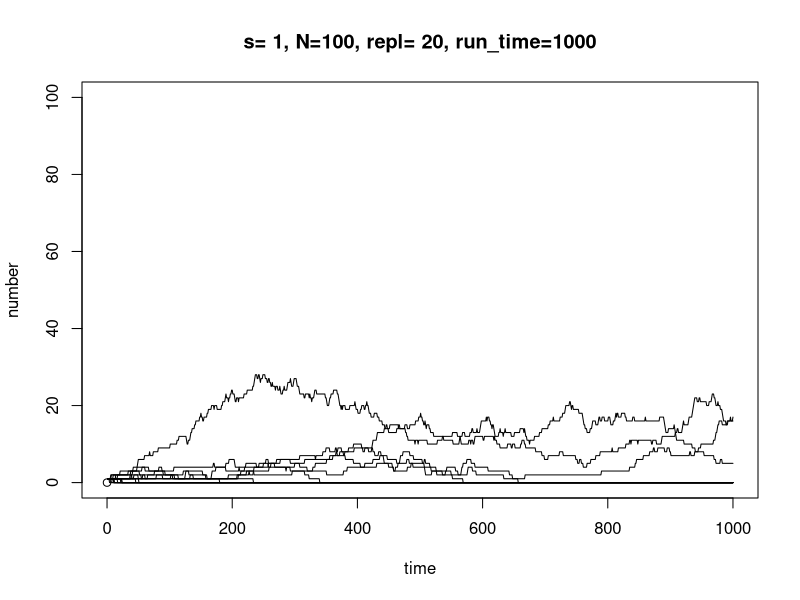
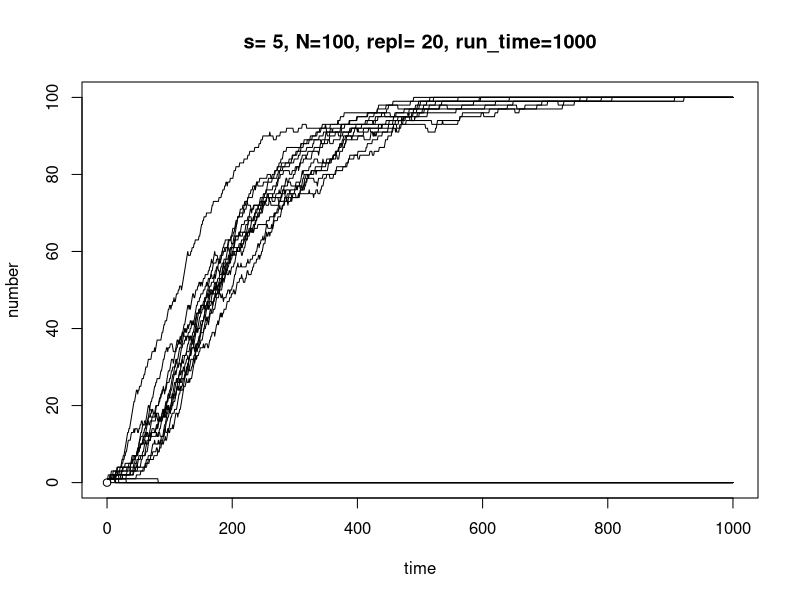
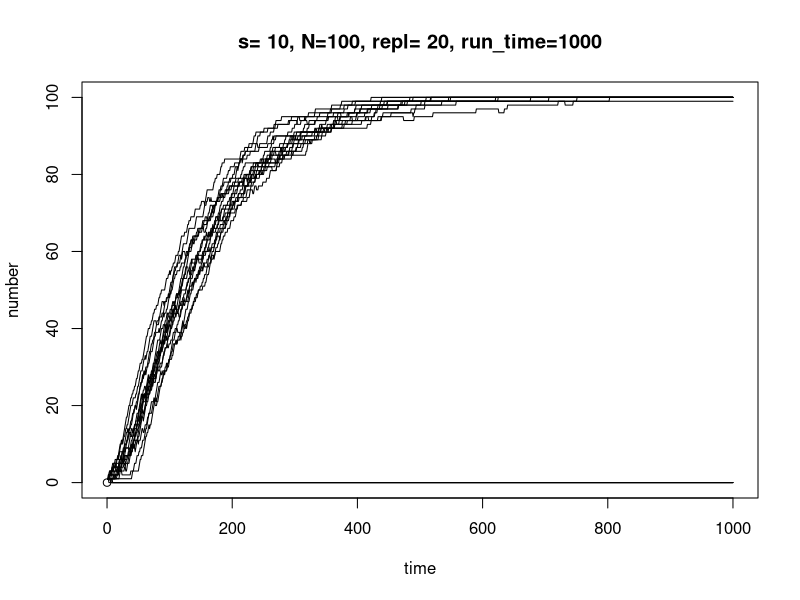
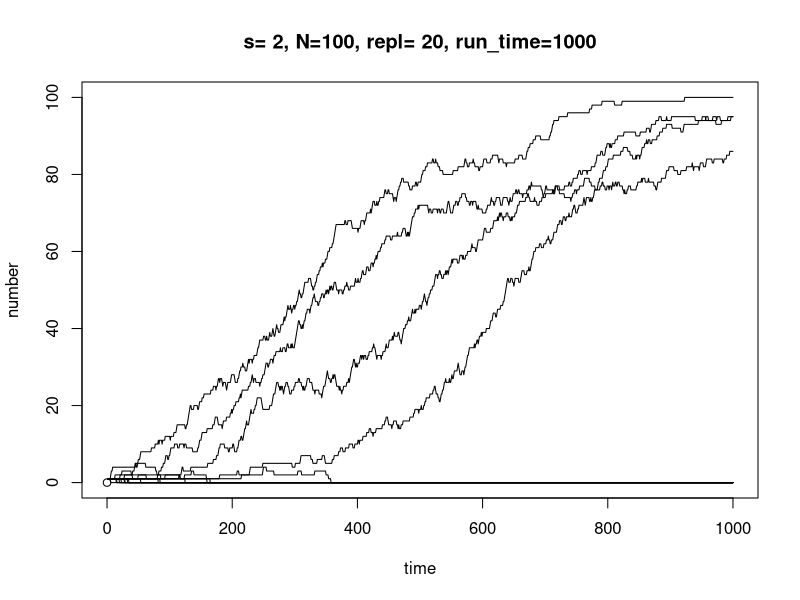
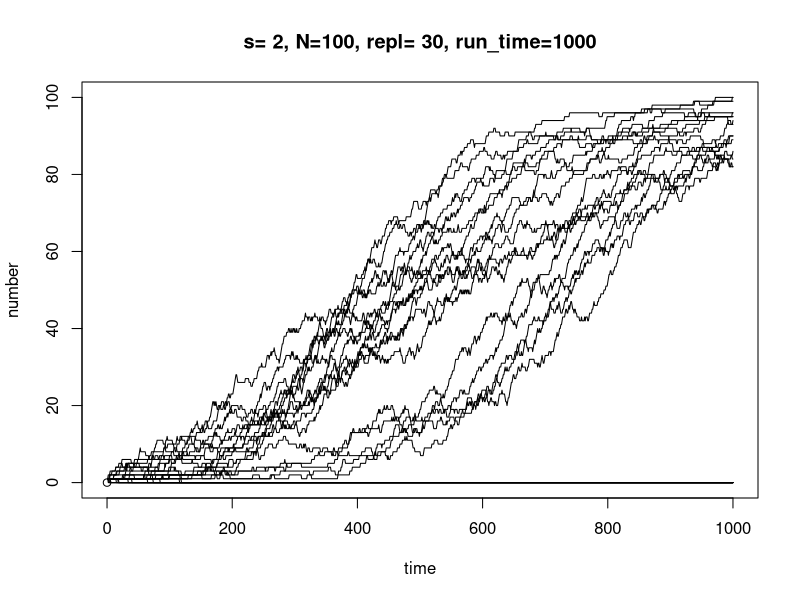
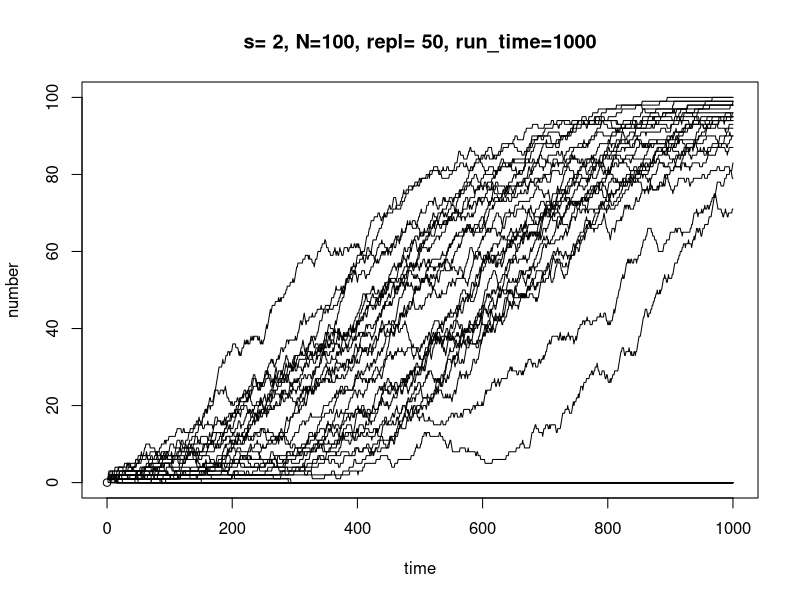
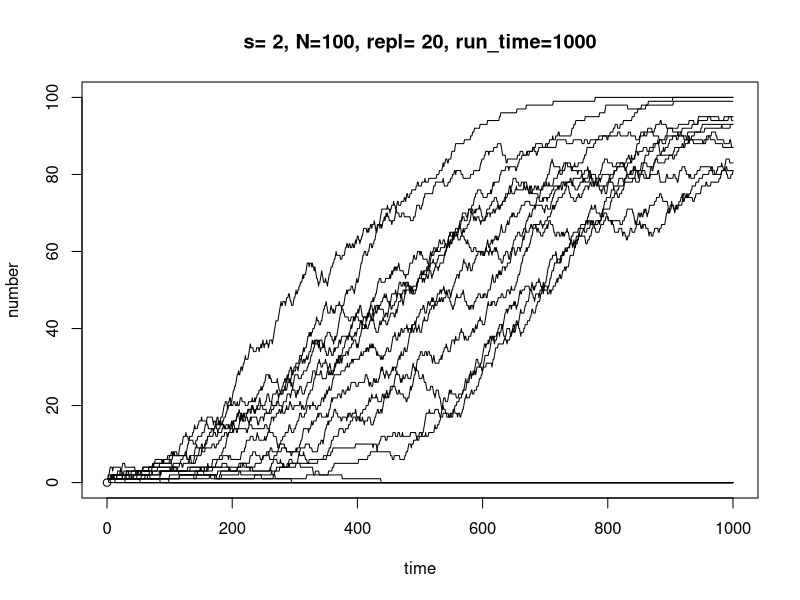
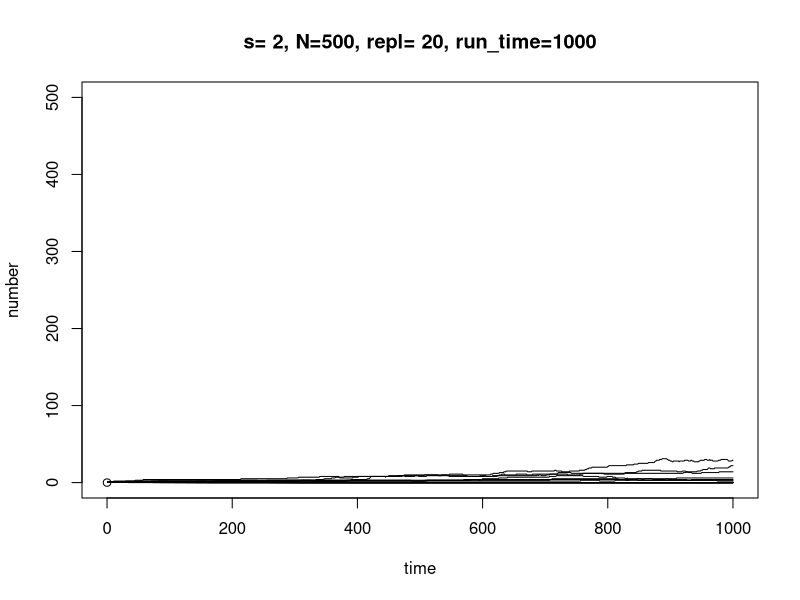

R code for these plots, in order:
## ---- chunk 1
transition <- matrix(c(0.4,0.3,0.3,
                       0.0,0.1,0.9,
                       0.1,0.4,0.5), nrow = 3, ncol = 3, byrow = TRUE)

names <- c("Aurora Pizza", "Pizza Boy", "Pizza Company")
rownames(transition) <- names
colnames(transition) <- names
print(transition)
## ---- chunk 2
time_frames <- c(1,2,10,20)

for (i in time_frames){
    customer_distribution <- c(200,300,100)
    for (j in 1:i) {
        customer_distribution <- customer_distribution %*% transition
    }
    cat("Customer distrinbution after", i, "months",customer_distribution,"\n", sep = " ")
}
## ---- chunk 3
#Urn-model#
N <- 100 #number of balls
s <- 2 #weight of white balls

balls <- rep(0,N)
balls[1] <- 1 #start with one white ball

########################################
# Define the function draw and replace #
########################################

draw_and_replace <- function(balls, s=2){
  # Random deletion
  balls <- balls[-sample(length(balls),1)]
  # Weighted duplication
  prob_weights <- balls
  prob_weights[prob_weights == 1] <- s
  prob_weights[prob_weights == 0] <- 1
  selected_ball <- sample(balls, 1, prob = prob_weights)
  balls <- c(balls, selected_ball)
  return(balls)
}

### Try out ###
balls <- draw_and_replace(balls, s=2)  
print(balls)
## ---- chunk 4
draw_trajectory <- function(repl=20, run_time=1e3, s=2, N=100){
  s <- s
  trajectory <- rep(0,run_time)
  plot(0,0,xlim=c(0,run_time),ylim=c(0,N),xlab="time",ylab="number",main=paste0("s= ",s,", N=",N,", repl= ",repl,", run_time=",run_time,sep=""))
  for (it in 1:repl) {
    balls <- rep(0,N)
    balls[1] <- 1
    
    for (tm in 1:run_time) {
      trajectory[tm] <- sum(balls)
      balls <- draw_and_replace(balls, s)
    }
    
    points(1:run_time,trajectory,type="l")
  }
}
## ---- chunk 5
# Changing s 
draw_trajectory(repl=20, run_time=1e3, s=1, N=100)
draw_trajectory(repl=20, run_time=1e3, s=5, N=100)
draw_trajectory(repl=20, run_time=1e3, s=10, N=100)
## ---- chunk 6
# Changing repl
draw_trajectory(repl=20, run_time=1e3, s=2, N=100)
draw_trajectory(repl=30, run_time=1e3, s=2, N=100)
draw_trajectory(repl=50, run_time=1e3, s=2, N=100)
## ---- chunk 7
# Changing N
draw_trajectory(repl=20, run_time=1e3, s=2, N=100)
draw_trajectory(repl=20, run_time=1e3, s=2, N=500)
draw_trajectory(repl=20, run_time=1e3, s=2, N=1000)
## ---- chunk 8
# Changing run_time
draw_trajectory(repl=20, run_time=1e2, s=2, N=100)
draw_trajectory(repl=20, run_time=1e3, s=2, N=100)
draw_trajectory(repl=20, run_time=1e4, s=2, N=100)
